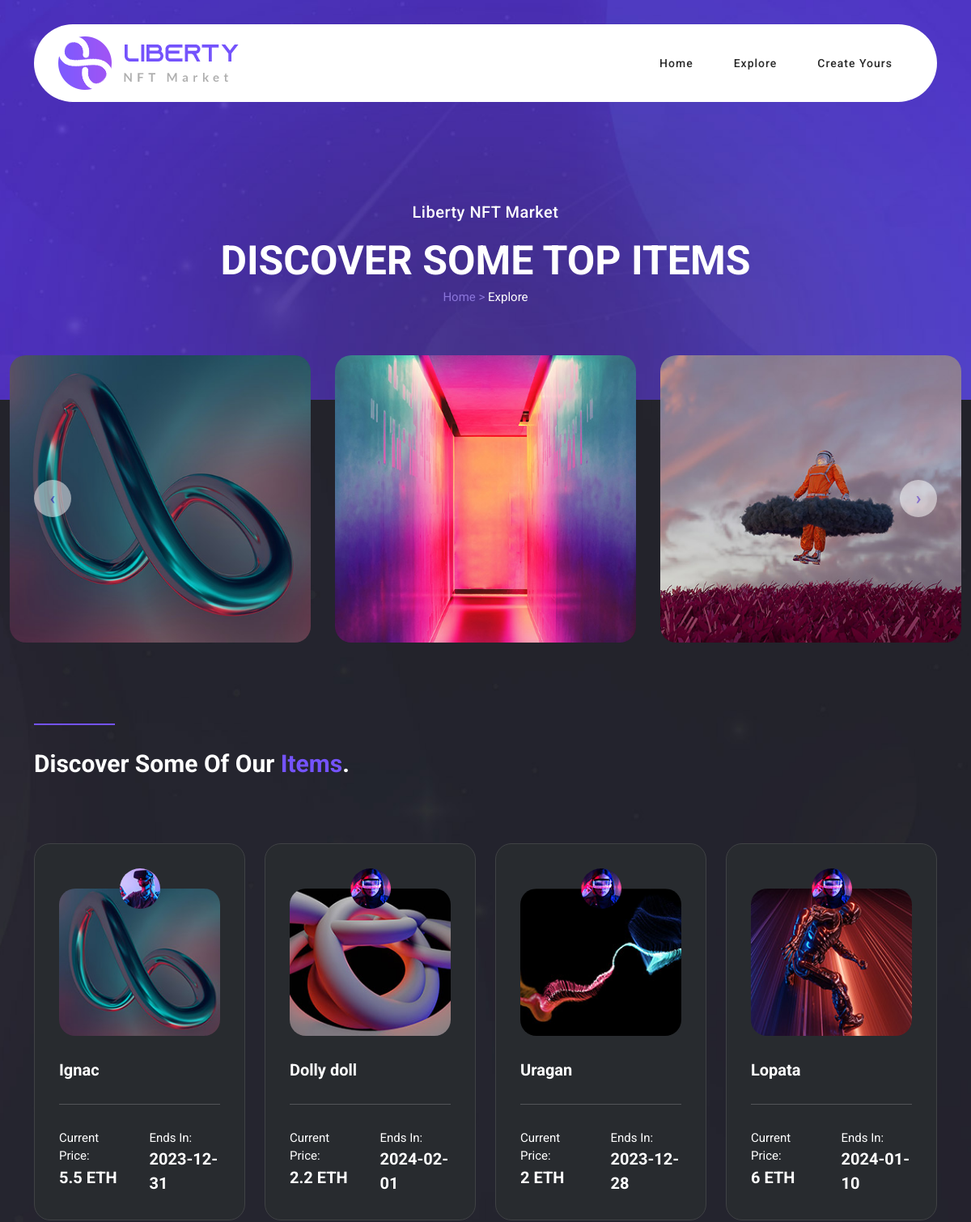
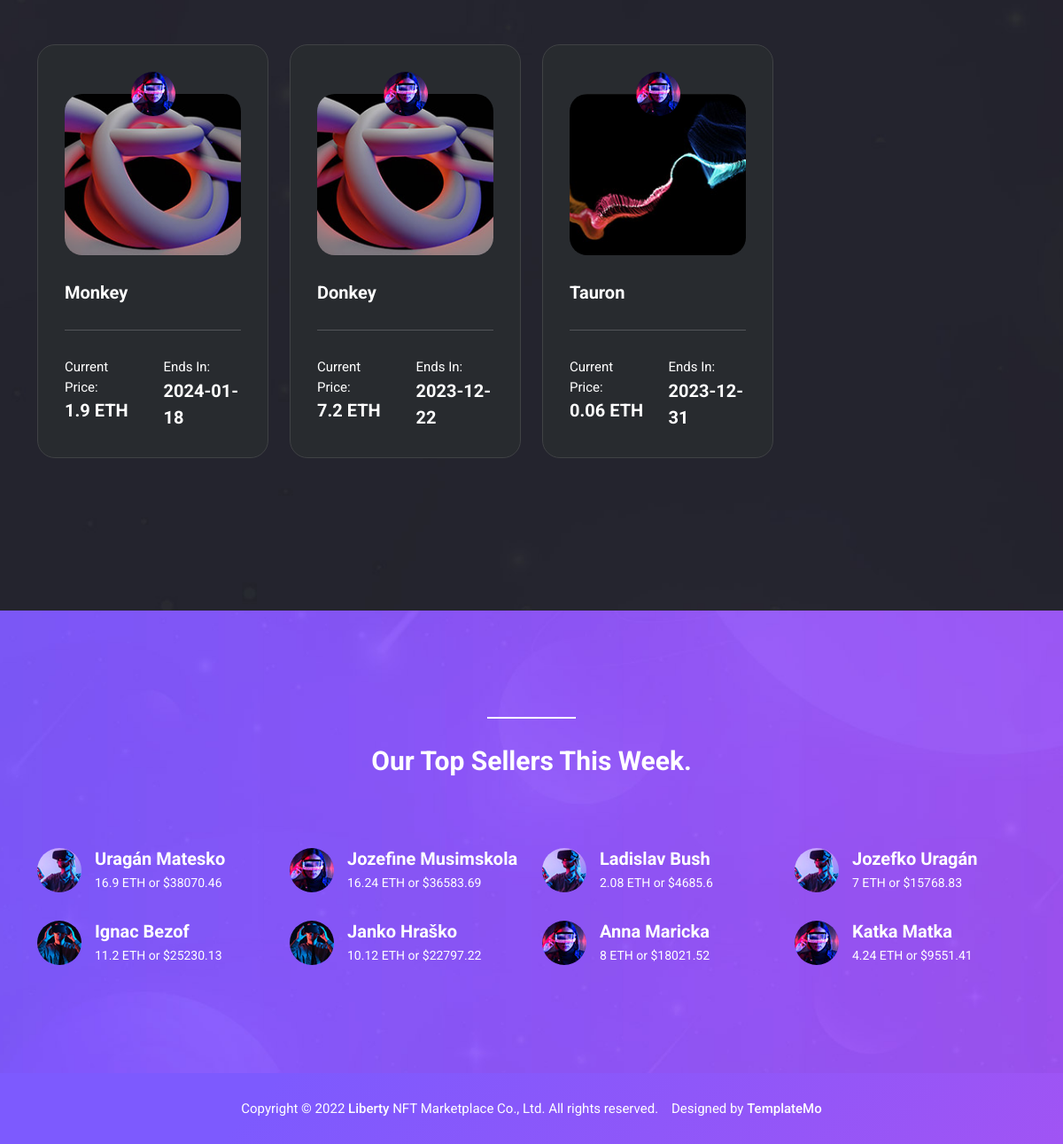
Screenshot of /explore.php with the database file from the repository (2 pictures, top to bottom).
### tables this page shows
CREATE TABLE `nft` (
  `id` int(11) NOT NULL,
  `title` varchar(50) NOT NULL,
  `description` varchar(255) NOT NULL,
  `price` float NOT NULL,
  `royalties` float NOT NULL,
  `image_num` varchar(4) NOT NULL,
  `ends_in` date NOT NULL,
  `approved` int(1) NOT NULL,
  `users_id` int(11) NOT NULL
);

CREATE TABLE `sellers` (
  `id` int(11) NOT NULL,
  `earnings_eth` float NOT NULL,
  `users_id` int(11) NOT NULL
);

### lib/DB.php (called while the page is built, shortened)
<?php
class DB
{
    private $host = "localhost";
    private $username = "root";
    private $password = "";
    private $dbName = "nft_db";
    private \PDO $connection;
    public function __construct(
        string $host = "",
        int    $port = 3306,
        string $username = "",
        string $password = "",
        string $dbName = ""
    )
    {
        if (!empty($host)) {
            $this->host = $host;
        }
        if (!empty($username)) {
            $this->username = $username;
        }
        if (!empty($dbName)) {
            $this->dbName = $dbName;
        }
        try {
            $this->connection = new \PDO(
                "mysql:host=$this->host;dbname=$this->dbName;charset=utf8mb4",
                $this->username,
                $this->password
            );
            $this->connection->setAttribute(\PDO::ATTR_ERRMODE, \PDO::ERRMODE_EXCEPTION);
        } catch (\PDOException $e) {
            echo "Connection failed: " . $e->getMessage();
        }
    }
    public function getMenuItems(): array
    {
        $sql = "SELECT page_name, url FROM menu";
        $query = $this->connection->query($sql);
        $data = $query->fetchAll(\PDO::FETCH_ASSOC);
        $finalMenu = [];
        foreach ($data as $menuItem) {
            $finalMenu[$menuItem['page_name']] = $menuItem['url'];
        }
        return $finalMenu;
    }
    public function getNftItems(): array
    {
        $sql = "
        SELECT t1.id, t1.title, t1.description, t1.price, t1.royalties,
               t1.image_num, t1.ends_in, t1.approved, t2.username, t2.user_image_num
        FROM nft AS t1
        INNER JOIN users AS t2 ON t1.users_id = t2.id;";
        $query = $this->connection->query($sql);
        $data = $query->fetchAll(\PDO::FETCH_ASSOC);
        $finalNft = [];
        foreach ($data as $nftItem) {
            $finalNft[$nftItem['title']] =
                [
                    'id' => $nftItem['id'],
                    'description' => $nftItem['description'],
                    'price' => $nftItem['price'],
                    'royalties' => $nftItem['royalties'],
                    'image_num' => $nftItem['image_num'],
                    'ends_in' => $nftItem['ends_in'],
                    'approved' => $nftItem['approved'],
                    'username' => $nftItem['username'],
                    'user_image_num' => $nftItem['user_image_num'],
                ];
        }
        return $finalNft;
    }
    public function getUserInfo(): array
    {
        $sql = "
            SELECT t1.id, t2.username, t2.user_image_num, t1.earnings_eth
            FROM sellers AS t1
            INNER JOIN users AS t2 ON t2.id = t1.users_id
            ORDER BY t1.earnings_eth DESC;";
        $query = $this->connection->query($sql);
        $data = $query->fetchAll(\PDO::FETCH_ASSOC);
        $result = [];
        foreach ($data as $user) {
            $result[$user['username']] =
                [
                    'id' => $user['id'],
                    'user_image_num' => $user['user_image_num'],
                    'earnings_eth' => $user['earnings_eth'],
                ];
        }
        return $result;
    }
}

### lib/functions.php (called while the page is built, shortened)
<?php
function convertEthToUsd($amountInEth) {
    $exchangeRate = 2252.69;
    $amountInUsd = $amountInEth * $exchangeRate;
    $roundedAmountInUsd = round($amountInUsd, 2);
    return $roundedAmountInUsd;
}
?>

### parts/exploreNftItem.php (the view, shortened to what this page needs)
<?php
include_once "lib/DB.php";
include_once "lib/functions.php";
$db = new DB("localhost", 3306, "root", "", "nft_db");
$nftItems = $db->getNftItems();
foreach ($nftItems as $title => $item)
{
    if ($item["approved"] !== 1) continue;
?>
    <div class="col-lg-3">
        <div class="item">
            <div class="row">
                <div class="col-lg-12">
                    <span class="author">
                      <img src="assets/images/author-<?= $item['user_image_num']?>.jpg" alt="" style="max-width: 50px; max-height: 50px; border-radius: 50%;">
                    </span>
                    <img src="assets/images/discover-<?= $item['image_num'] ?>.jpg" alt="" style="border-radius: 20px;">
                    <h4><?= $title ?></h4>
                </div>
                <div class="col-lg-12">
                    <div class="line-dec"></div>
                    <div class="row">
                        <div class="col-6">
                            <span>Current Price: <br> <strong><?= $item['price'] ?> ETH</strong></span>
                        </div>
                        <div class="col-6">
                            <span>Ends In: <br> <strong><?= $item['ends_in'] ?></strong></span>
                        </div>
                    </div>
                </div>
            </div>
        </div>
    </div>
    <?php
}
?>

### explore.php (shortened to what this page needs)
<!DOCTYPE html>
<html lang="en">
  <head>
    <link href="vendor/bootstrap/css/bootstrap.min.css" rel="stylesheet">
    <link rel="stylesheet" href="assets/css/fontawesome.css">
    <link rel="stylesheet" href="assets/css/templatemo-liberty-market.css">
    <link rel="stylesheet" href="assets/css/owl.css">
    <link rel="stylesheet" href="assets/css/animate.css">
    <link rel="stylesheet"href="https://unpkg.com/swiper@7/swiper-bundle.min.css"/>
  </head>
<body>
  <?php
  include_once "parts/header.php";
  ?>
  <div class="page-heading">
    <div class="container">
      <div class="row">
        <div class="col-lg-12">
          <h6>Liberty NFT Market</h6>
          <h2>Discover Some Top Items</h2>
          <span>Home > <a href="#">Explore</a></span>
        </div>
      </div>
    </div>
    <div class="featured-explore">
      <div class="container-fluid">
        <div class="row">
          <div class="col-lg-12">
            <div class="owl-features owl-carousel">
                <?php
                include_once "parts/exploreIconItem.php";
                ?>
            </div>
          </div>
        </div>
      </div>
    </div>
  </div>
  <div class="discover-items">
    <div class="container">
      <div class="row">
        <div class="col-lg-5">
          <div class="section-heading">
            <div class="line-dec"></div>
            <h2>Discover Some Of Our <em>Items</em>.</h2>
          </div>
        </div>
          <?php
          include_once "parts/exploreNftItem.php";
          ?>
      </div>
    </div>
  </div>
  <div class="top-seller">
    <div class="container">
      <div class="row">
        <div class="col-lg-12">
          <div class="section-heading">
            <div class="line-dec"></div>
            <h2>Our Top Sellers This Week.</h2>
          </div>
        </div>
          <?php
          include_once "parts/exploreProfileItem.php";
          ?>
      </div>
    </div>
  </div>
  <?php
  include_once "parts/footer.php";
  ?>
  </body>
</html>

### parts/header.php (shortened to what this page needs)
<?php
include_once "lib/DB.php";
$db = new DB("localhost", 3306, "root", "", "nft_db");
?>
<header class="header-area header-sticky">
    <div class="container">
        <div class="row">
            <div class="col-12">
                <nav class="main-nav">
                    <a href="index.php" class="logo">
                        <img src="assets/images/logo.png" alt="">
                    </a>
                        <ul class="nav" id="main-menu container">
                            <?php
                            $menu = $db->getMenuItems();
                            foreach ($menu as $menuName => $menuUrl) {
                                echo '<li><a href="'.$menuUrl.'">'.$menuName.'</a></li>';
                            }
                            ?>
                        </ul>
                </nav>
            </div>
        </div>
    </div>
</header>

### parts/exploreIconItem.php (shortened to what this page needs)
<?php
include_once "lib/DB.php";
include_once "lib/functions.php";
$db = new DB("localhost", 3306, "root", "", "nft_db");
$nftItems = $db->getNftItems();
foreach ($nftItems as $title => $item)
{
    if ($item["approved"] !== 1) continue;
    ?>
    <div class="item">
        <div class="thumb">
            <img src="assets/images/featured-<?=$item['image_num']?>.jpg" alt="" style="border-radius: 20px;">
        </div>
    </div>
    <?php
}
?>

### parts/exploreProfileItem.php (shortened to what this page needs)
<?php
include_once "lib/DB.php";
include_once "lib/functions.php";
$db = new DB("localhost", 3306, "root", "", "nft_db");
$users = $db->getUserInfo();
foreach ($users as $username => $item)
{
    $priceInUsd = convertEthToUsd($item['earnings_eth']);
    ?>
    <div class="col-lg-3 col-sm-6">
        <div class="row">
            <div class="col-lg-12">
                <div class="item">
                    <img src="assets/images/author-<?= $item['user_image_num'] ?>.jpg" alt="" style="max-width: 50px; max-height: 50px; border-radius: 50%;">
                    <h6><?= $username ?><br><a href="#"><?= $item['earnings_eth'] ?> ETH or $<?= $priceInUsd ?></a></h6>
                </div>
            </div>
        </div>
    </div>
    <?php
}
?>

### parts/footer.php (shortened to what this page needs)
<footer>
    <div class="container">
      <div class="row">
        <div class="col-lg-12">
          <p>Copyright © 2022 <a href="#">Liberty</a> NFT Marketplace Co., Ltd. All rights reserved.
          &nbsp;&nbsp;
          Designed by <a title="HTML CSS Templates" rel="sponsored" href="https://templatemo.com" target="_blank">TemplateMo</a></p>
        </div>
      </div>
    </div>
  </footer>

### rows the page displays
nft: shows a picture, title "Ignac", price "5.5", ends_in "2023-12-31"
nft: shows a picture, title "Dolly doll", price "2.2", ends_in "2024-02-01"
nft: shows a picture, title "Uragan", price "2", ends_in "2023-12-28"
nft: shows a picture, title "Lopata", price "6", ends_in "2024-01-10"
nft: title "Monkey", price "1.9", ends_in "2024-01-18"
nft: title "Donkey", price "7.2", ends_in "2023-12-22"
nft: title "Tauron", price "0.06", ends_in "2023-12-31"
sellers: username "Uragán Matesko", earnings_eth "16.9", earnings_eth "38070.46"
sellers: username "Jozefine Musimskola", earnings_eth "16.24", earnings_eth "36583.69"
sellers: username "Ladislav Bush", earnings_eth "2.08", earnings_eth "4685.6"
sellers: username "Jozefko Uragán", earnings_eth "7", earnings_eth "15768.83"
sellers: username "Ignac Bezof", earnings_eth "11.2", earnings_eth "25230.13"
sellers: username "Janko Hraško", earnings_eth "10.12", earnings_eth "22797.22"
sellers: username "Anna Maricka", earnings_eth "8", earnings_eth "18021.52"
sellers: username "Katka Matka", earnings_eth "4.24", earnings_eth "9551.41"

### other values shown
$menuName "Home"
$menuName "Explore"
$menuName "Create Yours"
